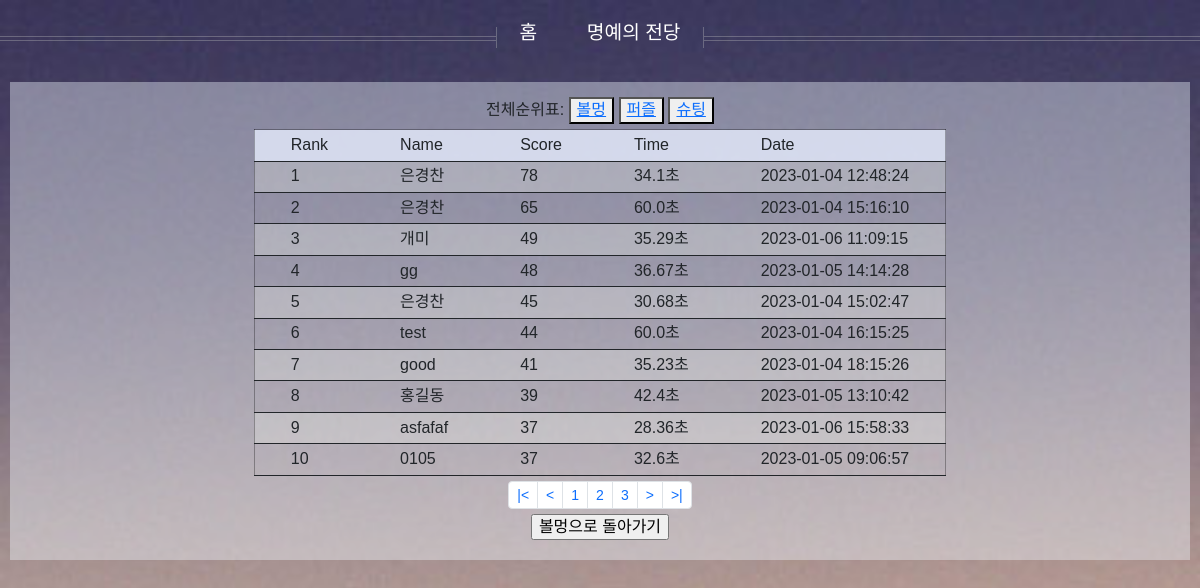
The app's page /ballmung/rank/ with its own data.
### ballmungApp/models.py (models this page shows)
class rankInfo(models.Model):
    nickname = models.CharField(max_length=100, default="")
    score = models.IntegerField()
    clearTime = models.IntegerField()
    regiDate = models.CharField(max_length=100)

### ballmungApp/views.py (the view, shortened to what this page needs)
# urls.py: path("rank/", ballmungViews.rank, name="rank"),
def rank(request):
    if request.method == "GET": #명예의전당에서 전체순위표로 눌렀을때
        pageInfo = getPageInfo(request)
        return render(request, "ballmungApp/rank.html", {"rankdata":pageInfo})

### ballmungApp/templatetags/rank_filter.py (called while the page is built)
@register.filter
def rank_filter(value, arg):
    rank = value + (arg - 1) * 10
    return rank

### ballmungApp/templatetags/time_filter.py (called while the page is built)
@register.filter
def time_filter(value):
    text = "{f}.{b}초"
    return text.format(f=(value//100), b=(value%100))

### ballmungApp/templates/ballmungApp/rank.html (shortened to what this page needs)
<!DOCTYPE html>
<html lang="ko">
<head>
    <link href="https://cdn.jsdelivr.net/npm/bootstrap@5.2.3/dist/css/bootstrap.min.css" rel="stylesheet">
    <link rel="stylesheet" href="/static/ballmungApp/css/ballmung.css">
    <link rel="stylesheet" href="/static/ballmungApp/css/rank.css">
    <link rel="stylesheet" href="/static/ballmungApp/css/mainApp_rank.css">
</head>
<body>
    {% include "nav.html" %}
    <div class="wrapper">
        {% include "header.html" %}
        <table>
            <thead>
                <tr>
                    <th>Rank</th>
                    <th>Name</th>
                    <th>Score</th>
                    <th>Time</th>
                    <th>Date</th>
                </tr>
            </thead>
            <tbody>
                {% load time_filter %}
                {% load rank_filter %}
                {% for rd in rankdata.rankinfo_s %}
                    <tr>
                        <td>{{ forloop.counter | rank_filter:rankdata.currentPage}}</td>
                        <td>{{ rd.nickname }}</td>
                        <td>{{ rd.score }}</td>
                        <td>{{ rd.clearTime | time_filter }}</td>
                        <td>{{ rd.regiDate }}</td>
                    </tr>
                {% endfor %}
            </tbody>
        </table>
        <div class="underPageBar">
            <ul class="pagination pagination-sm">
                <li class="page-item"><a class="page-link" href="{% url "ballmungApp:rank" %}?page={{ 1 }}">|&lt</a></li>
                    <li class="page-item"><a class="page-link" href="{% url "ballmungApp:rank" %}?page={{ rankdata.currentPage | add:-1 }}">&lt</a></li>
                    {% for pr in rankdata.pageRange%}
                    <li class="page-item"><a class="page-link" href="{% url "ballmungApp:rank" %}?page={{ pr }}">{{ pr }}</a></li>
                    {% endfor %}
                <li class="page-item"><a class="page-link" href="{% url "ballmungApp:rank" %}?page={{ rankdata.currentPage | add:1 }}">&gt</a></li>
                    <li class="page-item"><a class="page-link" href="{% url "ballmungApp:rank" %}?page={{ rankdata.totalPage }}">&gt|</a></li>
            </ul>
            <input type="button" value="볼멍으로 돌아가기" onclick="location.href='../'" >
        </div>
    </div>
</body>
</html>

### ballmungApp/static/ballmungApp/css/ballmung.css (style rules this page uses)
html,body,div,span, p, a, img, ol, ul, li, form, label, table, tr, th, td, canvas, header, nav, section { margin: 0; padding: 0; border: 0; font-size: 100%; font: inherit; vertical-align: baseline; }
body { font-family: 'Noto Sans KR', sans-serif; padding-left: 0px; background-image: url("../images/header.jpg"); background-repeat: no-repeat; line-height: 1.3; }
.wrapper { background-color: rgba(240, 248, 255, 0.4); display: flex; justify-content: center; padding: 10px; margin: 10px; }
table { position: relative; border-collapse: collapse; border: 1px solid; border-color: rgba(0, 0, 0, 0.3); padding-left: 10px; }
thead { background-color: rgba(231, 237, 254, 0.8); }
th, td { border-bottom: 1px solid; padding: 0.6vh 0.7vw; }
tbody>tr:nth-of-type(2n-1) { background-color: rgba(235, 237, 232, 0.3); }

### ballmungApp/static/ballmungApp/css/rank.css (style rules this page uses)
html,body,div,span, p, a, img, ol, ul, li, form, label, table, tr, th, td, canvas, header, nav, section { margin: 0; padding: 0; border: 0; font-size: 100%; font: inherit; vertical-align: baseline; }
body { font-family: 'Noto Sans KR', sans-serif; padding-left: 0px; background-image: url("../images/header.jpg"); background-repeat: no-repeat; line-height: 1.3; }
.underPageBar { display: flex; flex-direction: column; align-items: center; justify-content: center; }
.underPageBar > input { margin: 5px; }

### ballmungApp/static/ballmungApp/css/mainApp_rank.css (style rules this page uses)
html,body,div,span, p, a, img, ol, ul, li, form, label, table, tr, th, td, canvas, header, nav, section { margin: 0; padding: 0; border: 0; font-size: 100%; font: inherit; vertical-align: baseline; }
body { font-family: 'Noto Sans KR', sans-serif; padding-left: 0px; background-image: url("../images/pic03.jpg"); background-size: cover; line-height: 1.3; }
.wrapper { background-color: rgba(240, 248, 255, 0.4); display: flex; flex-direction: column; justify-content: center; align-items: center; padding: 10px; margin: 10px; }
.wrapper>div { margin: 5px; }
table { position: relative; border-collapse: collapse; border: 1px solid; border-color: rgba(0, 0, 0, 0.3); padding-left: 10px; }
thead { background-color: rgba(231, 237, 254, 0.8); }
th, td { border-bottom: 1px solid; padding: 0.6vh 2.5vw; }
tbody>tr:nth-of-type(2n-1) { background-color: rgba(235, 237, 232, 0.3); }

### ballmungApp/templates/ballmungApp/rank.html (style rules this page uses)
th, td { border-bottom: 1px solid; padding: 0.6vh 3.0vw; }

### records on screen
rankInfo: nickname "은경찬", score "78", clearTime "34.1초", regiDate "2023-01-04 12:48:24"
rankInfo: nickname "은경찬", score "65", clearTime "60.0초", regiDate "2023-01-04 15:16:10"
rankInfo: nickname "개미", score "49", clearTime "35.29초", regiDate "2023-01-06 11:09:15"
rankInfo: nickname "gg", score "48", clearTime "36.67초", regiDate "2023-01-05 14:14:28"
rankInfo: nickname "은경찬", score "45", clearTime "30.68초", regiDate "2023-01-04 15:02:47"
rankInfo: nickname "test", score "44", clearTime "60.0초", regiDate "2023-01-04 16:15:25"
rankInfo: nickname "good", score "41", clearTime "35.23초", regiDate "2023-01-04 18:15:26"
rankInfo: nickname "홍길동", score "39", clearTime "42.4초", regiDate "2023-01-05 13:10:42"
rankInfo: nickname "asfafaf", score "37", clearTime "28.36초", regiDate "2023-01-06 15:58:33"
rankInfo: nickname "0105", score "37", clearTime "32.6초", regiDate "2023-01-05 09:06:57"

### other values on screen
{{ pr }} "1" "2" "3"
